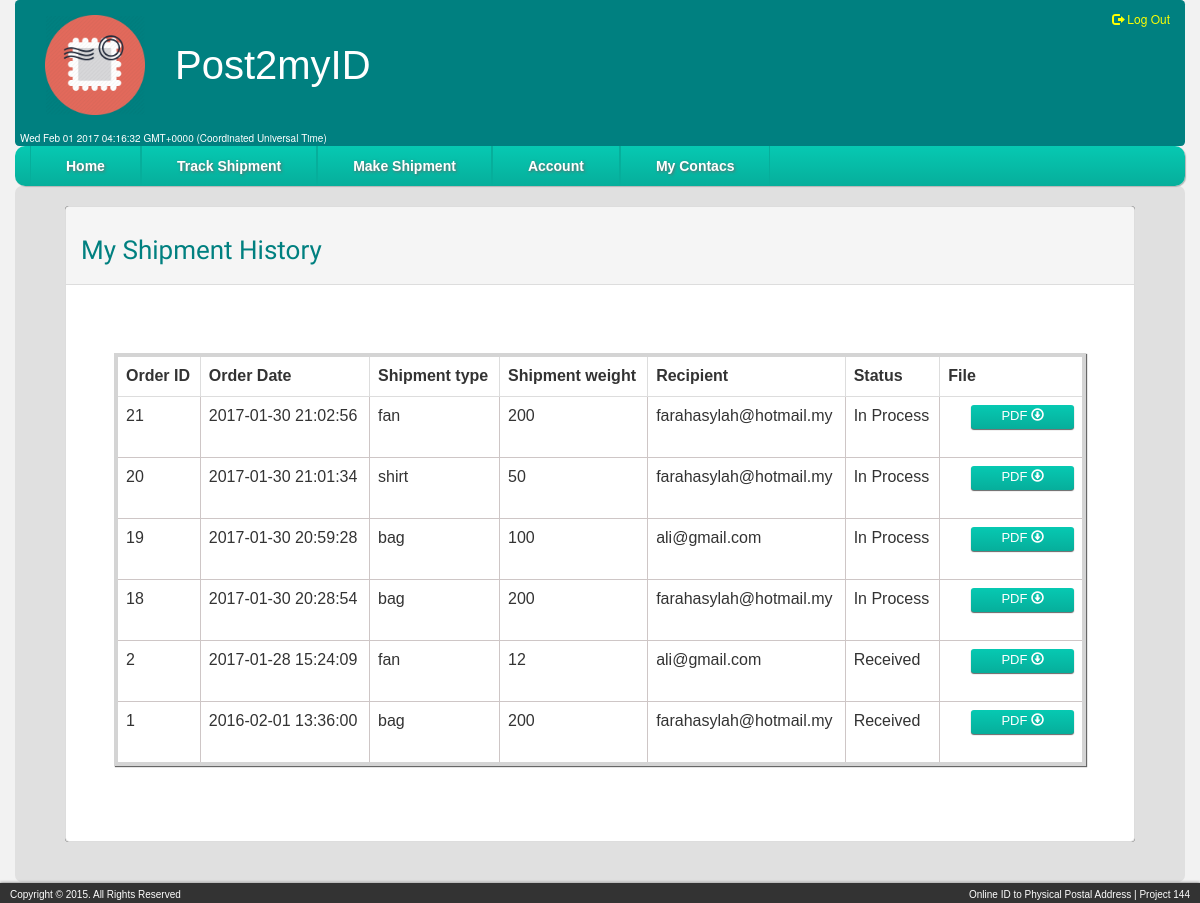
Before: /ShipmentHistory.php (signed in) with the older database file.
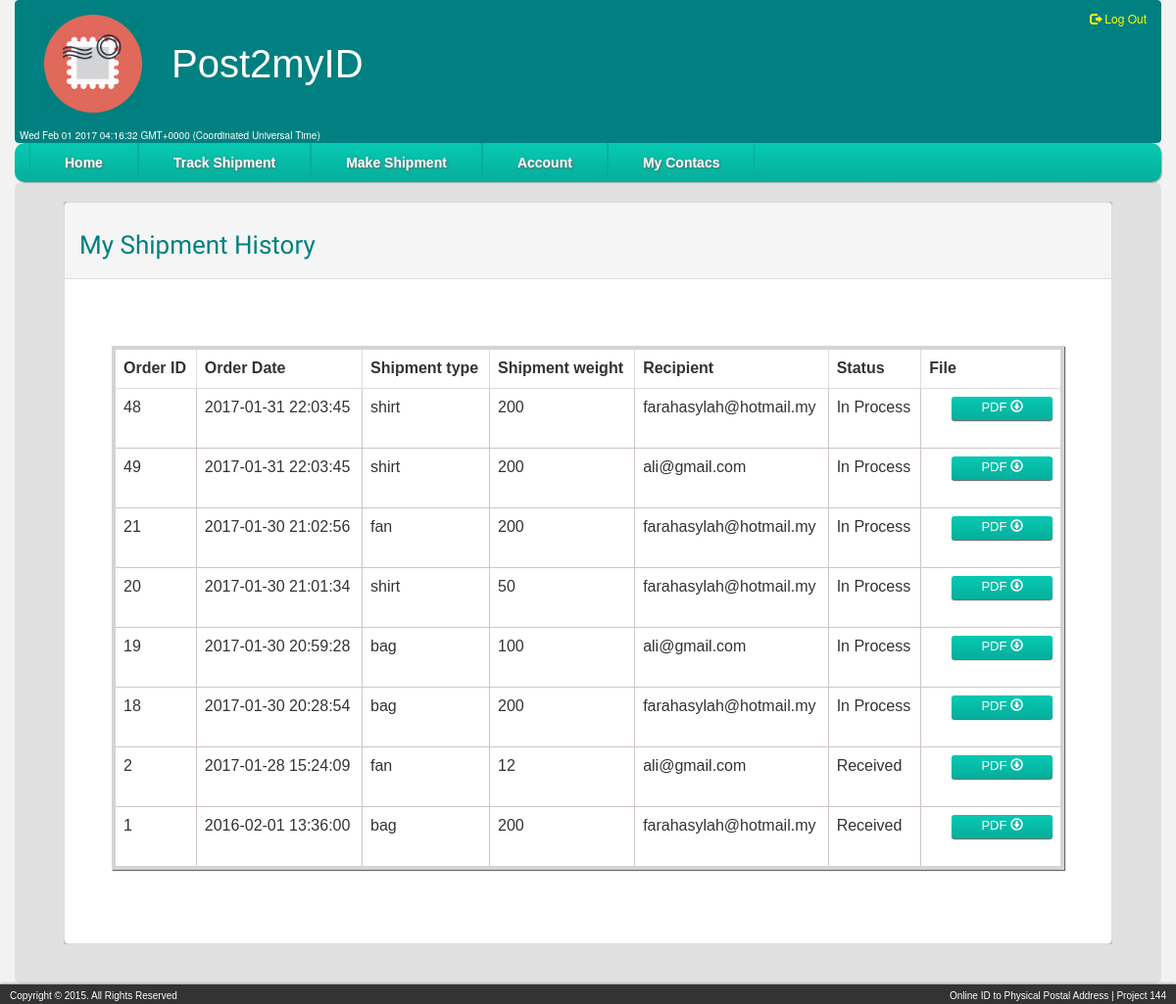
After: the same page with the newer database file.
### tables this page shows
CREATE TABLE IF NOT EXISTS `shipment` (
  `OrderID` int(10) NOT NULL,
  `OrderDate` datetime NOT NULL,
  `p_weight` int(10) NOT NULL,
  `p_type` varchar(255) NOT NULL,
  `R_id` int(10) NOT NULL,
  `S_id` int(10) NOT NULL,
  `status` varchar(255) NOT NULL DEFAULT 'In Process'
);

CREATE TABLE IF NOT EXISTS `account` (
  `acc_ID` int(10) NOT NULL,
  `Acc_email` varchar(255) NOT NULL,
  `password` varchar(255) NOT NULL,
  `firstname` varchar(255) NOT NULL,
  `lastname` varchar(255) NOT NULL,
  `phone_no` varchar(255) NOT NULL,
  `street_address` varchar(255) NOT NULL,
  `postcode` varchar(5) NOT NULL,
  `country` varchar(255) NOT NULL,
  `city` varchar(255) NOT NULL
);

### ShipmentHistory.php (the view, shortened to what this page needs)
<?php include("sources.php");  ?>
<html><head>
</head><body>
	<?php
	if(!isset($_SESSION["Member"]))
		{	header("Location: Login.php"); 	}
	else
		{	$Member = $_SESSION["Member"];	}
	$sql = "SELECT Account.Acc_email, Shipment.*
				FROM Shipment INNER JOIN Account
				ON  Shipment.R_id = Account.acc_ID WHERE Shipment.S_id='$Member' ORDER BY OrderDate DESC;";
	$result = mysqli_query($conn,$sql);
?>
	<div id="content-shipment">
	<div class="panel panel-default">
	<div class="panel-heading"><h2> My Shipment History </h2></div>
	<div class="panel-body">
		<table class="table table-bordered">
			<tr>
				<th>Order ID</th>
				<th>Order Date</th>
				<th>Shipment type</th>
				<th>Shipment weight</th>
				<th>Recipient</th>
				<th>Status</th>
				<th>File</th>
			</tr>
		<?php while($rows=mysqli_fetch_assoc($result)){ ?>
			<tr>
			<td> <?php echo $rows['OrderID']; ?> </td>
			<td> <?php echo $rows['OrderDate']; ?> </td>
			<td> <?php echo $rows['p_type']; ?> </td>
			<td> <?php echo $rows['p_weight']; ?> </td>
			<td> <?php echo $rows['Acc_email']; ?> </td>
			<td> <?php echo $rows['status']; ?> </td>
			<?php $link = 'pdfeach.php?orderid='.$rows['OrderID'];		?>
			<td><button type="button" onClick="location.href ='<?php echo $link ?>' " class = "btn" >
			PDF <span class="glyphicon glyphicon-download" ></span></button></td>
			</tr>
		<?php }?>
		</table>
	</div></div>
</div>
	<div id="footer">
		Copyright &copy; 2015. All Rights Reserved
		<span style = "float:right">Online ID to Physical Postal Address | Project 144</span>
     </div>
	</body>
</html>

### sources.php (shortened to what this page needs)
<head>
	<link rel="stylesheet" href="bootstrap/css/bootstrap.css">
	<link rel="stylesheet" href="css/style.css" type="text/css">
</head><body>
	<div id="container">
		<img src="postage_stamp.png" name = "logo" alt="mail" >
		<span class = "header">Post2myID</span>
		<span class="timestamp" id='ct' ></span>
		<body onload=display_ct();>
		<?php if(isset($_SESSION["Member"])) {	?>
		<a class="warn" href="Logout.php"><span class="glyphicon glyphicon-log-out" ></span> Log Out</a>
		<?php } ?>
	</div>
	<div id="menu" class="navbar navbar-default " role="navigation">
        <div class="collapse navbar-collapse navbar-menubuilder">
            <ul class="nav navbar-nav navbar-left">
			   <li  class ="homeNav"><a id ="homeNav" href="home.php" >Home</a></li>
			   <li  class ="trackNav"><a id ="trackNav" href="TrackShipment.php">Track Shipment</a></li>
				<?php
					if(isset($_SESSION["Member"])) { ?>
					<li class ="shipNav"><a id ="shipNav" href="Shipment.php" >Make Shipment</a></li>
					<li class ="accNav"><a id ="accNav" href="Account.php">Account</a></li>
					<li class ="cNav"><a id ="cNav" href="Contacts.php">My Contacs</a></li>
				<?php	}?>
			</ul>
        </div>
	</div>
</body></html>

### css/style.css (style rules this page uses)
#menu.navbar { padding:0px; }
#menu.navbar-default { margin-bottom:0px; font-size: 14px; background-color: rgba(6, 174, 155, 1); background: -webkit-linear-gradient(top, rgba(6, 201, 178, 1) 0%, rgba(6, 174, 155, 1) 100%); background: linear-gradient(to bottom, rgba(6, 201, 178, 1) 0%, rgba(6, 174, 155, 1) 100%); border-width: 0px; border-radius: 10px; min-height: 0px; box-shadow: 1px 1px 1px rgb(181, 181, 181); }
#menu.navbar-default .navbar-nav>li { border-left: 1px solid #06AE9B; border-right: 1px solid #06AE9B; }
#menu.navbar-default .navbar-nav>li>a { padding: 10px 35px; font-weight: bold; font-family: Arial,verdana,helvetica,sans-serif; font-style: normal; text-shadow:1px 1px 3px dimgrey; color: rgba(255, 255, 255, 1); background-color: rgba(6, 174, 155, 1); background: -webkit-linear-gradient(top, rgba(6, 201, 178, 1) 0%, rgba(6, 174, 155, 1) 100%); background: linear-gradient(to bottom, rgba(6, 201, 178, 1) 0%, rgba(6, 174, 155, 1) 100%); }
h2 { font-family: Muli; font-size: 26px; font-style: normal; font-variant: normal; font-weight: 500; line-height: 26.4px; left:10px; color: #008080; }
#container { box-sizing: border-box; margin: auto; text-align: center; border-radius:0.3em; background-color: #008080; overflow:auto; }
.warn { color:yellow; float:right; position:absolute; right:80px; top:10px; font-size:12px; }
.header { font-family:Impact, Charcoal, sans-serif; font-size: 40px; color:white; float:left; overflow:auto; margin-top:17px; }
.timestamp { float:left; color:white; width: 100%; padding: 1px 5px; text-align: left; font-size:10px; }
#content-shipment { padding: 20px 50px; box-sizing: border-box; margin-bottom:21px; background-color: #E0E0E0; border-radius:0.5em; font-family:Arial; }
img[name=logo] { margin: 15px 30px; height : 100px; width :100px; float:left; }
body { background-color: #f2f2f2; padding-left:40px; padding-right:40px; margin: 0; }
.btn { background: #06c9b2; background-image: -webkit-linear-gradient(top, #06c9b2, #06AE9B); background-image: -moz-linear-gradient(top, #06c9b2, #06AE9B); background-image: -ms-linear-gradient(top, #06c9b2, #06AE9B); background-image: -o-linear-gradient(top, #06c9b2, #06AE9B); background-image: linear-gradient(to bottom, #06c9b2, #06AE9B); -webkit-border-radius: 3; -moz-border-radius: 3; border-radius: 3px; -webkit-box-shadow: 0px 1px 1px #666666; -moz-box-shadow: 0px 1px 1px #666666; box-shadow: 0px 1px 1px #666666; color: #ffffff; font-size: 13px; margin-bottom:20px; margin-left:20px; padding: 1px 30px; height: 24px; text-align:center; float:right; font-family:Arial; cursor:pointer; border-style:none; }
#footer { position:fixed; z-index: 999; display: inline-block; box-sizing: border-box; padding: 5px 10px; left:0px; bottom:0px; height:20px; width:100%; background:#333333; box-shadow: 0px 0px 3px #666666; font-size:10px; color:white; font-family:Arial; }
.table { border-color: #D4D4D4 !important; border-width: 0.3em; box-shadow: 1px 1px 1px #666666; }
.table td { border-width: 1px; border: 1px solid #CEC6C6 !important; background-color: white !important; }
@media only screen and (max-width: 1200px) { body { padding-left:15px; padding-right:15px; } }
@media only screen and (max-width: 1200px) { #content-shipment { padding-left: 15px; padding-right: 15px; } }
@media only screen and (max-width: 1200px) { .warn { right:30px; } }
#content-shipment .panel-default { margin-left:35px; margin-right:35px; box-shadow: 0px 0px 0.5px #404040; }
#content-shipment .panel-body { padding-top: 48px; padding-left: 48px; padding-right: 48px; }

Changed rows visible on the page:
added shipment: OrderID "48", OrderDate "2017-01-31 22:03:45", p_type "shirt", p_weight "200", account.Acc_email "farahasylah@hotmail.my", status "In Process"
added shipment: OrderID "49", OrderDate "2017-01-31 22:03:45", p_type "shirt", p_weight "200", account.Acc_email "ali@gmail.com", status "In Process"
